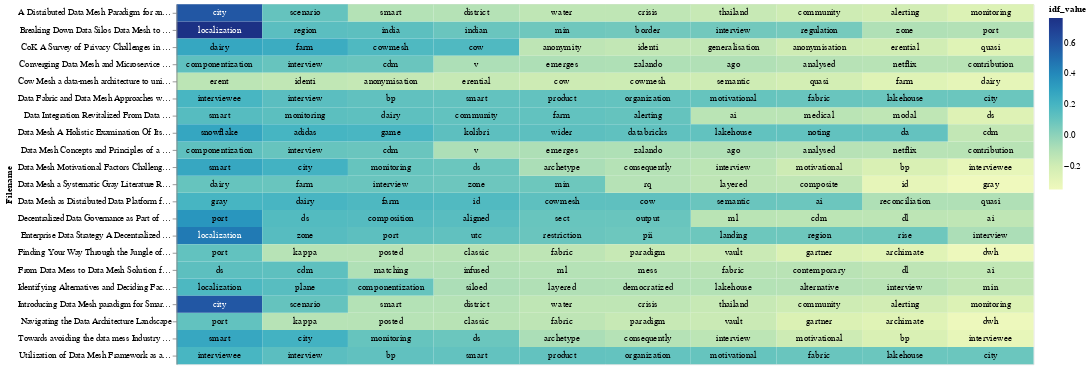

Notebook source saved alongside this figure:
### Code cell
chart_lda

### Figure 1 — Vega-Lite specification as saved in the notebook (floating-point values rounded to 4 significant figures; data arrays with more than 128 entries replaced by an {"elided": "..."} marker saying what was removed)
{"config": {"view": {"continuousWidth": 300, "continuousHeight": 300}}, "layer": [{"mark": {"type": "rect"}, "encoding": {"color": {"field": "idf_value", "type": "quantitative"}, "text": {"field": "topic_word", "type": "nominal"}, "x": {"axis": null, "field": "rank", "type": "ordinal"}, "y": {"field": "Filename", "type": "nominal"}}, "transform": [{"window": [{"op": "rank", "field": "", "as": "rank"}], "groupby": ["Filename"], "sort": [{"field": "idf_value", "order": "descending"}]}]}, {"mark": {"type": "text", "baseline": "middle"}, "encoding": {"color": {"condition": {"test": "(datum.idf_value >= 0.4)", "value": "white"}, "value": "black"}, "text": {"field": "topic_word", "type": "nominal"}, "x": {"axis": null, "field": "rank", "type": "ordinal"}, "y": {"field": "Filename", "type": "nominal"}}, "transform": [{"window": [{"op": "rank", "field": "", "as": "rank"}], "groupby": ["Filename"], "sort": [{"field": "idf_value", "order": "descending"}]}]}], "data": {"name": "data-7398c66449283984720be41da4c9d79c"}, "width": 1000, "$schema": "https://vega.github.io/schema/vega-lite/v5.15.1.json", "datasets": {"data-7398c66449283984720be41da4c9d79c": {"elided": "210 records"}}}
